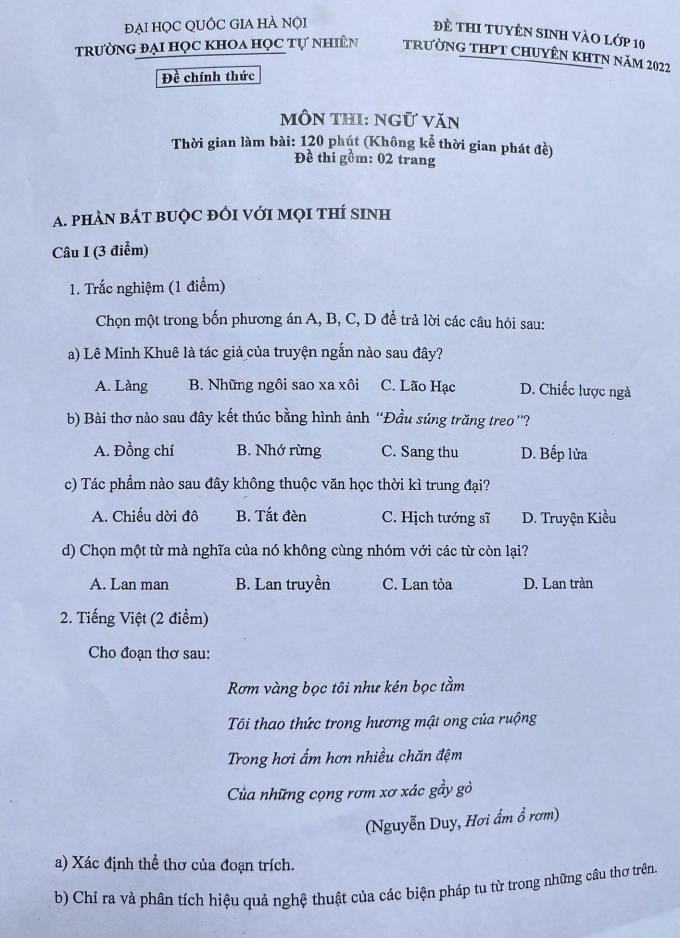
#> input picture server_pc/data/input/devan2.jpg, 680 x 938 px
$ python -i preprocess.py   (imports and definitions only)   (older library calls are emulated)
#> lines starting #> are read from the running program, lines starting #| are printed output that depends on the picture; after the words box and inside, x2 and y2 are one past the last pixel; in counts of white or black regions, pixels touching at a corner belong together
#> further down, picture is the input picture: shape (938, 680, 3); mean B, G, R 217.8, 192.6, 181.1
import cv2
from pathlib import Path
import numpy as np

import imutils
from imutils.perspective import four_point_transform

VALID_EXTS = {".jpg", ".jpeg", ".png", ".bmp", ".tif", ".tiff"}


# ── Ngưỡng đánh giá chất lượng ảnh ─────────────────────────────────────────
# Laplacian variance: < 80 = blur nặng, 80–300 = blur vừa, > 300 = sắc nét
_SHARPNESS_BLUR_HEAVY   = 80
_SHARPNESS_BLUR_MEDIUM  = 300


def preprocess_base(img):
    """
    Warp + deskew document 1 lần duy nhất.
    Gọi trước khi chia luồng layout/ocr.
    KHÔNG gọi lại trong preprocess_for_layout hay preprocess_for_ocr.
    """
    if img is None or img.size == 0:
        raise ValueError("Ảnh đầu vào rỗng hoặc không hợp lệ")
    h, w = img.shape[:2]
#> h = 938; w = 680
    if h < 100 or w < 100:
        print(f"[PREPROCESS:BASE] Ảnh nhỏ {w}x{h} — bỏ qua warp, giữ nguyên ảnh gốc")
        return img

    warped = _detect_and_warp_document(img)

    # Deskew sau warp: xử lý góc nghiêng nhỏ còn sót lại
    warped = _deskew(warped)

    return warped


# [98 lines left out: functions preprocess_for_layout, preprocess_for_ocr, _laplacian_variance, _unsharp_mask, not called in this run]


def _detect_and_warp_document(img):
    """
    Phát hiện biên tài liệu và căn chỉnh phối cảnh (perspective warp).
    Có 2 lần thử: Canny edge → adaptive threshold (fallback).
    Nếu cả 2 đều thất bại, trả về ảnh gốc và log cảnh báo.
    """
    ratio = img.shape[0] / 500.0
#> ratio = 1.88
    orig  = img.copy()
    image = imutils.resize(img, height=500)
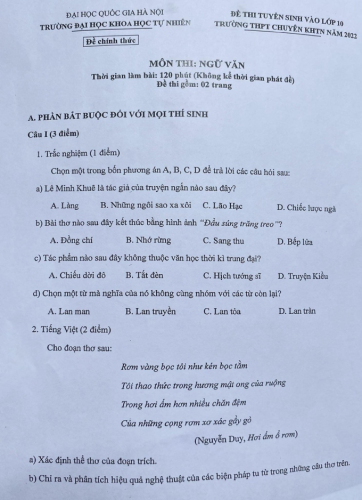
#> image: shape (500, 362, 3); mean B, G, R 217.8, 192.6, 181.1

    total_area        = image.shape[0] * image.shape[1]
#> total_area = 181000
    min_area_primary  = 0.15 * total_area
#> min_area_primary = 27150
    min_area_fallback = 0.05 * total_area
#> min_area_fallback = 9050

    gray  = cv2.cvtColor(image, cv2.COLOR_BGR2GRAY)
    clahe = cv2.createCLAHE(clipLimit=2.0, tileGridSize=(8, 8))
    gray  = clahe.apply(gray)

    blur   = cv2.GaussianBlur(gray, (5, 5), 0)
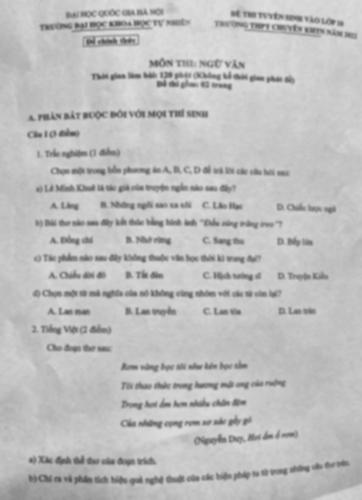
#> blur: shape (500, 362); min 88, max 226, mean 190.9
    kernel = cv2.getStructuringElement(cv2.MORPH_RECT, (5, 5))
    closed = cv2.morphologyEx(blur, cv2.MORPH_CLOSE, kernel, iterations=2)
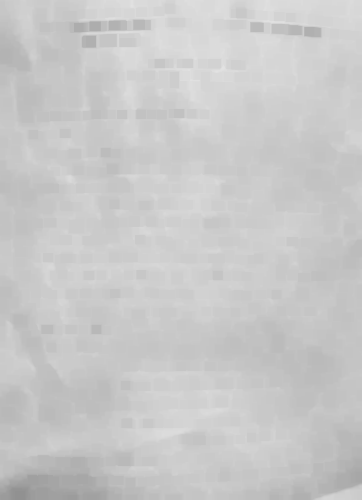
#> closed: shape (500, 362); min 145, max 226, mean 200.5

    # Tự động chọn ngưỡng Canny theo median pixel
    v     = np.median(closed)
#> v = 201
    sigma = 0.33
    lower = int(max(0,   (1.0 - sigma) * v))
#> lower = 134
    upper = int(min(255, (1.0 + sigma) * v))
#> upper = 255
    edged = cv2.Canny(closed, lower, upper)
#> edged: shape (500, 362); every value is 0

    cnts = cv2.findContours(edged.copy(), cv2.RETR_LIST, cv2.CHAIN_APPROX_SIMPLE)
#> cnts = 0 contours
    cnts = imutils.grab_contours(cnts)
#> cnts = []
    cnts = sorted(cnts, key=cv2.contourArea, reverse=True)[:5]

    screenCnt = None

    # Lần thử 1: Canny edge
    for c in cnts:
        peri   = cv2.arcLength(c, True)
        approx = cv2.approxPolyDP(c, 0.02 * peri, True)
        if len(approx) == 4 and cv2.contourArea(c) > min_area_primary:
            screenCnt = approx
            print("[PREPROCESS:WARP] Phát hiện biên qua Canny — warp thành công")
            break
#> this loop made 0 passes

    # Lần thử 2: Adaptive threshold (fallback)
    if screenCnt is None:
        th = cv2.adaptiveThreshold(
            gray, 255,
            cv2.ADAPTIVE_THRESH_GAUSSIAN_C,
            cv2.THRESH_BINARY, 31, 9
        )
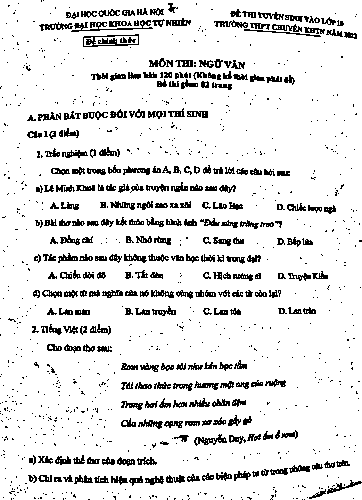
#> th: shape (500, 362); 89.3% white; black in thin lines or dots
        fc = cv2.findContours(th, cv2.RETR_EXTERNAL, cv2.CHAIN_APPROX_SIMPLE)
#> fc = 2 contours, 1 with area under 20; largest, box (x1, y1, x2, y2) and area: (0, 0, 362, 500) 179900
        fc = imutils.grab_contours(fc)
        if fc:
            c      = max(fc, key=cv2.contourArea)
#> c = contour of 174 points, box (x1, y1, x2, y2) (0, 0, 362, 500), area 179900
            peri   = cv2.arcLength(c, True)
#> peri = 1880.9
            approx = cv2.approxPolyDP(c, 0.03 * peri, True)
#> approx = [[0, 0], [0, 499], [361, 499], [361, 0]]
            if len(approx) == 4 and cv2.contourArea(c) > min_area_fallback:
                screenCnt = approx
#> screenCnt = [[0, 0], [0, 499], [361, 499], [361, 0]]
                print("[PREPROCESS:WARP] Phát hiện biên qua adaptive threshold — warp thành công")

    if screenCnt is not None:
        return four_point_transform(orig, screenCnt.reshape(4, 2) * ratio)
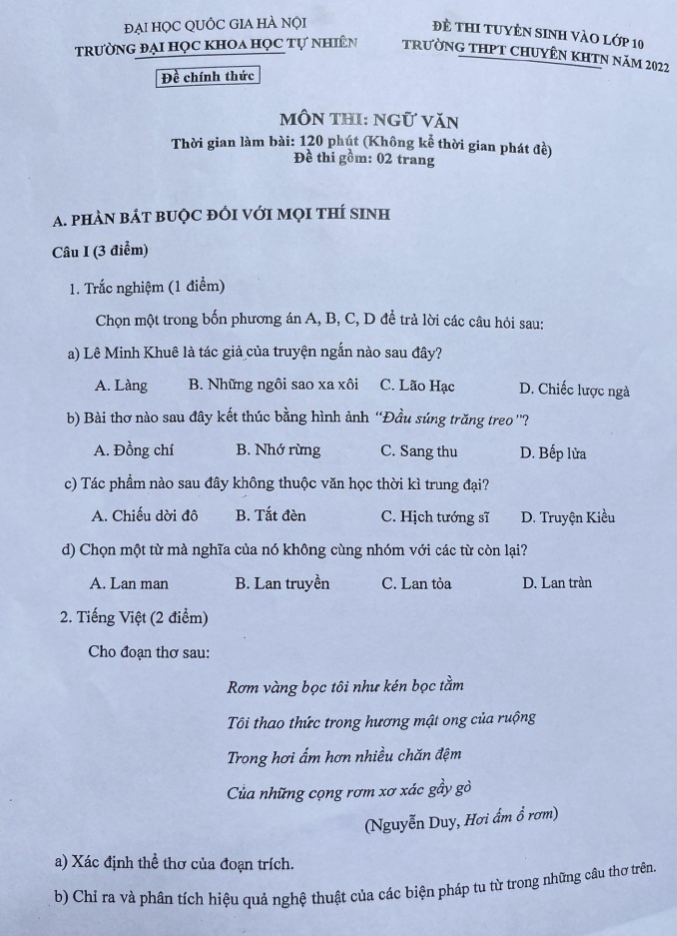
#> returned value: shape (936, 677, 3); mean of channels 0, 1, 2 217.8, 192.6, 181.1; drawn as B, G, R

    print("[PREPROCESS:WARP] Auto-crop thất bại, giữ nguyên ảnh gốc — sẽ thử deskew")
    return orig


def _deskew(img, max_angle=10.0):
    """
    Căn chỉnh góc nghiêng nhỏ (skew correction) sau bước warp.
    Chỉ xoay nếu góc phát hiện được nằm trong khoảng ±max_angle độ,
    tránh xoay ảnh bị lật do detect nhầm góc lớn.
    """
#> called with max_angle = 10
    gray  = cv2.cvtColor(img, cv2.COLOR_BGR2GRAY)
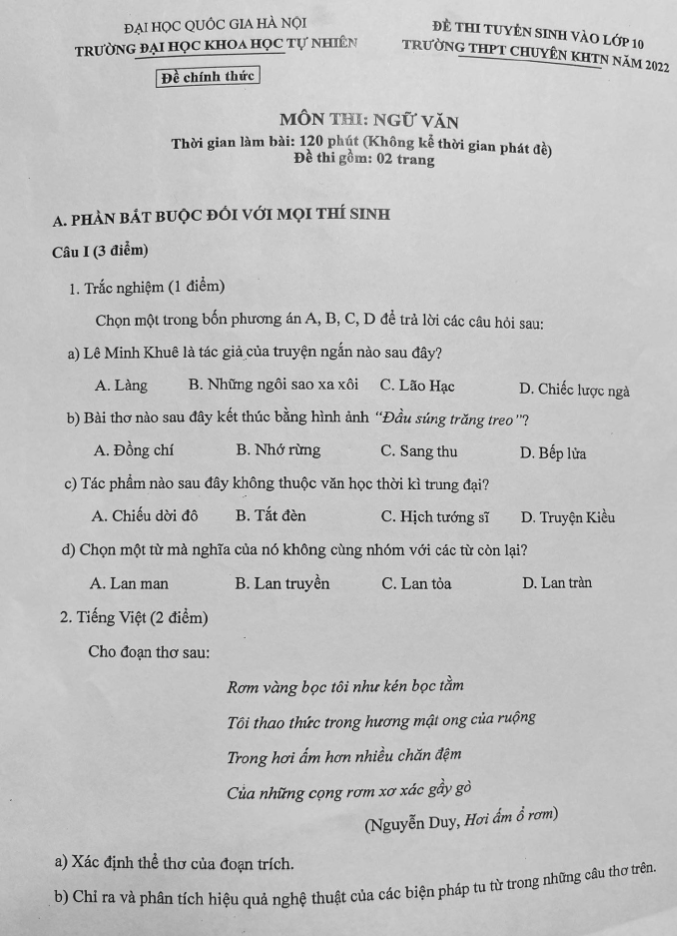
#> gray: shape (936, 677); min 13, max 239, mean 191.9
    blur  = cv2.GaussianBlur(gray, (5, 5), 0)
#> blur: shape (936, 677)
    edges = cv2.Canny(blur, 50, 150, apertureSize=3)
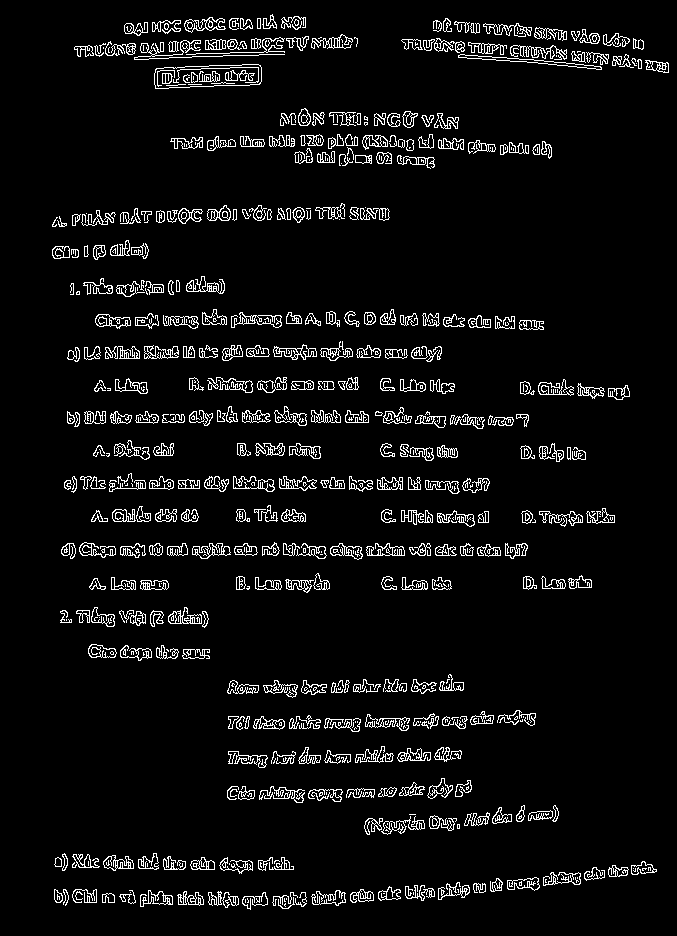
#> edges: shape (936, 677); 5.8% white in thin lines or dots, all inside (x1, y1, x2, y2) = (52, 14, 669, 910)

    lines = cv2.HoughLinesP(
        edges,
        rho=1,
        theta=np.pi / 180,
        threshold=100,
        minLineLength=img.shape[1] // 4,
        maxLineGap=20
    )
#> lines = 96 rows, first 6: [65, 488, 487, 488], [63, 555, 525, 555], [62, 554, 525, 554], [67, 422, 527, 422], [148, 315, 543, 329], [140, 904, 586, 880]

    if lines is None:
        return img

    angles = []
    for line in lines:
        x1, y1, x2, y2 = line[0]
        if x2 != x1:
            angle = np.degrees(np.arctan2(y2 - y1, x2 - x1))
            # Chỉ lấy các đường gần nằm ngang (góc nhỏ) để tính skew
            if abs(angle) < max_angle:
                angles.append(angle)
#> this loop made 96 passes
#> (x1, y1, x2, y2, angle) on passes 1 to 12: (65, 488, 487, 488, 0), (63, 555, 525, 555, 0), (62, 554, 525, 554, 0), (67, 422, 527, 422, 0), (148, 315, 543, 329, 2.03), (140, 904, 586, 880, -3.08), (63, 546, 527, 546, 0), (74, 47, 350, 47, 0), (67, 419, 528, 419, 0), (405, 45, 668, 68, 5), (68, 353, 441, 353, 0), (61, 552, 525, 552, 0)
#> after the loop, angles = 96 values, max 5 at index 9, min -3.18 at index 44, mean -0.0112

    if not angles:
        return img

    median_angle = np.median(angles)
#> median_angle = 0

    # Chỉ xoay nếu góc đủ lớn để thấy sự khác biệt (> 0.3 độ)
    if abs(median_angle) < 0.3:
        return img

    print(f"[PREPROCESS:DESKEW] Phát hiện góc nghiêng {median_angle:.2f}° — đang căn chỉnh")
    h, w   = img.shape[:2]
    center = (w // 2, h // 2)
    M      = cv2.getRotationMatrix2D(center, median_angle, 1.0)

    # Dùng INTER_CUBIC để giữ chất lượng chữ sau khi xoay
    rotated = cv2.warpAffine(
        img, M, (w, h),
        flags=cv2.INTER_CUBIC,
        borderMode=cv2.BORDER_REPLICATE
    )
    return rotated

>>> import cv2
>>> picture = cv2.imread('../data/input/devan2.jpg')
>>> result = preprocess_base(picture)

$ run again, on server_pc/data/input/devan7.jpg
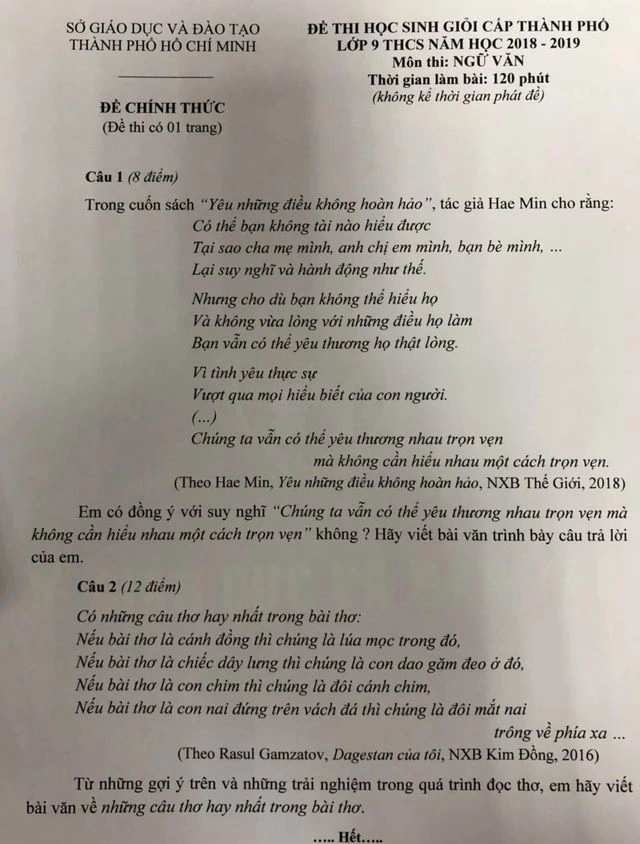
#> input picture server_pc/data/input/devan7.jpg, 640 x 844 px
#> picture is the input picture: shape (844, 640, 3); mean B, G, R 149.9, 157.1, 163.1
#> v = 168
#> lower = 112
#> upper = 223
#> in _detect_and_warp_document, `edged = cv2.Canny(closed, lower, upper)`:
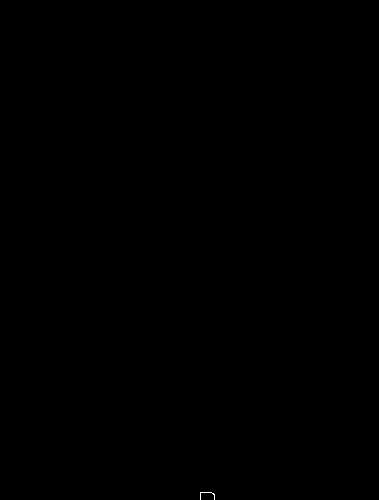
#> edged: shape (500, 379); 0.01% white in thin lines or dots, all inside (x1, y1, x2, y2) = (200, 492, 215, 500)
#> cnts = 1 contour, all with area under 20
#> the loop in _detect_and_warp_document, `for c in cnts:` made 1 pass
#> peri on pass 1: 52.49
#> th: shape (500, 379); 86.7% white; black in thin lines or dots
#> fc = 4 contours, 3 with area under 20; largest, box (x1, y1, x2, y2) and area: (0, 0, 379, 500) 188516
#> c = contour of 67 points, box (x1, y1, x2, y2) (0, 0, 379, 500), area 188516
#> in _detect_and_warp_document, `peri   = cv2.arcLength(c, True)`: peri = 1803.5
#> approx = [[0, 0], [0, 499], [378, 499], [378, 0]]
#> in _deskew, `edges = cv2.Canny(blur, 50, 150, apertureSize=3)`:
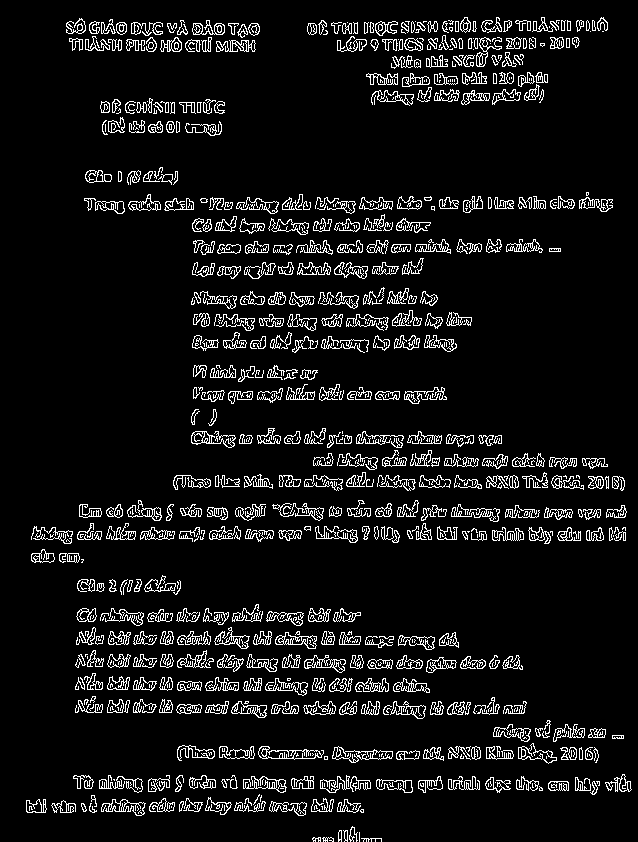
#> edges: shape (842, 638); 7.9% white in thin lines or dots
#> lines = 172 rows, first 6: [283, 516, 625, 516], [31, 538, 625, 538], [33, 531, 622, 531], [174, 486, 624, 486], [77, 788, 630, 788], [208, 758, 597, 758]
#> the loop in _deskew, `for line in lines:` made 172 passes
#> (x1, y1, x2, y2, angle) on passes 1 to 8: (283, 516, 625, 516, 0), (31, 538, 625, 538, 0), (33, 531, 622, 531, 0), (174, 486, 624, 486, 0), (77, 788, 630, 788, 0), (208, 758, 597, 758, 0), (88, 208, 610, 208, 0), (77, 780, 533, 780, 0)
#> after the loop in _deskew, `for line in lines:`: angles = 172 values, max 1.21 at index 11, min -2 at index 151, mean -0.0337
#> median_angle = 0
